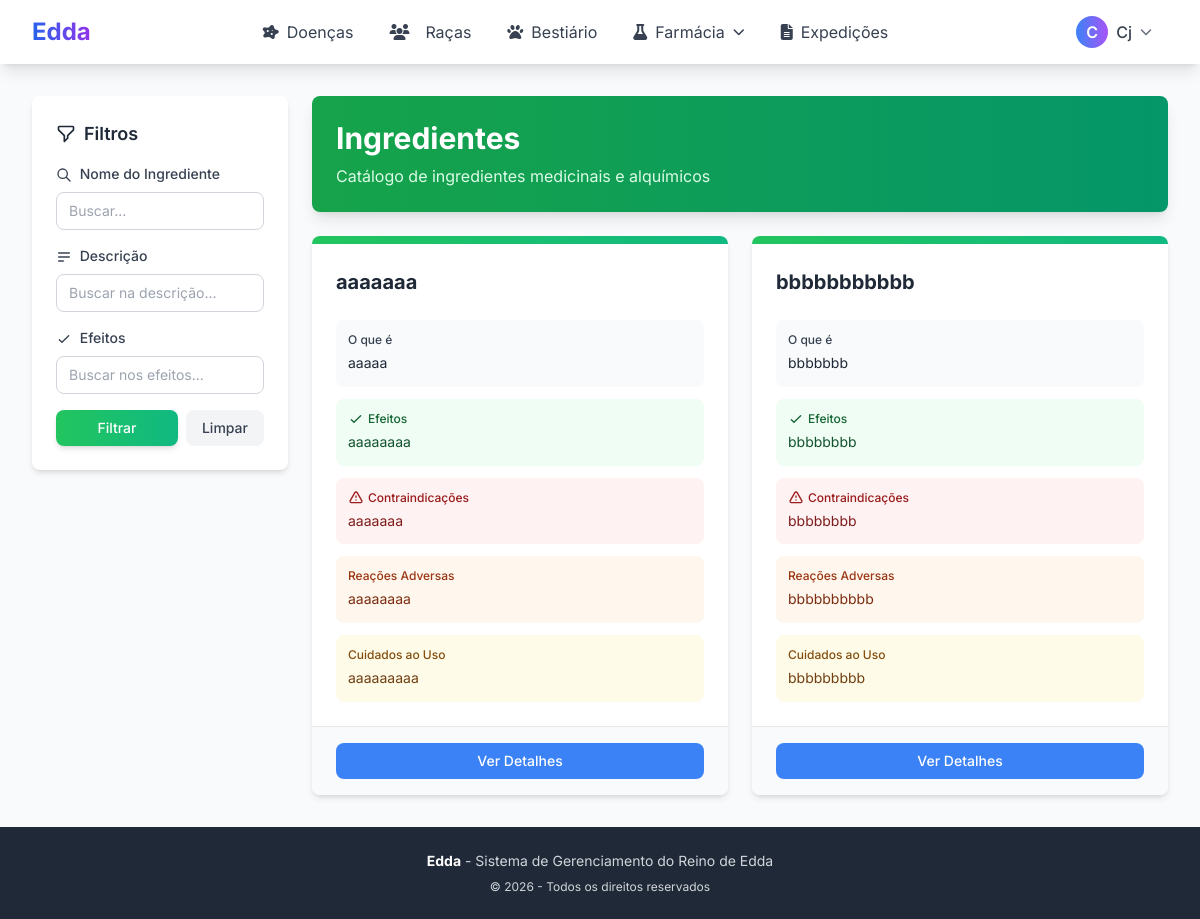
/ingredientes/ (signed in), run on an earlier commit of the app's database.
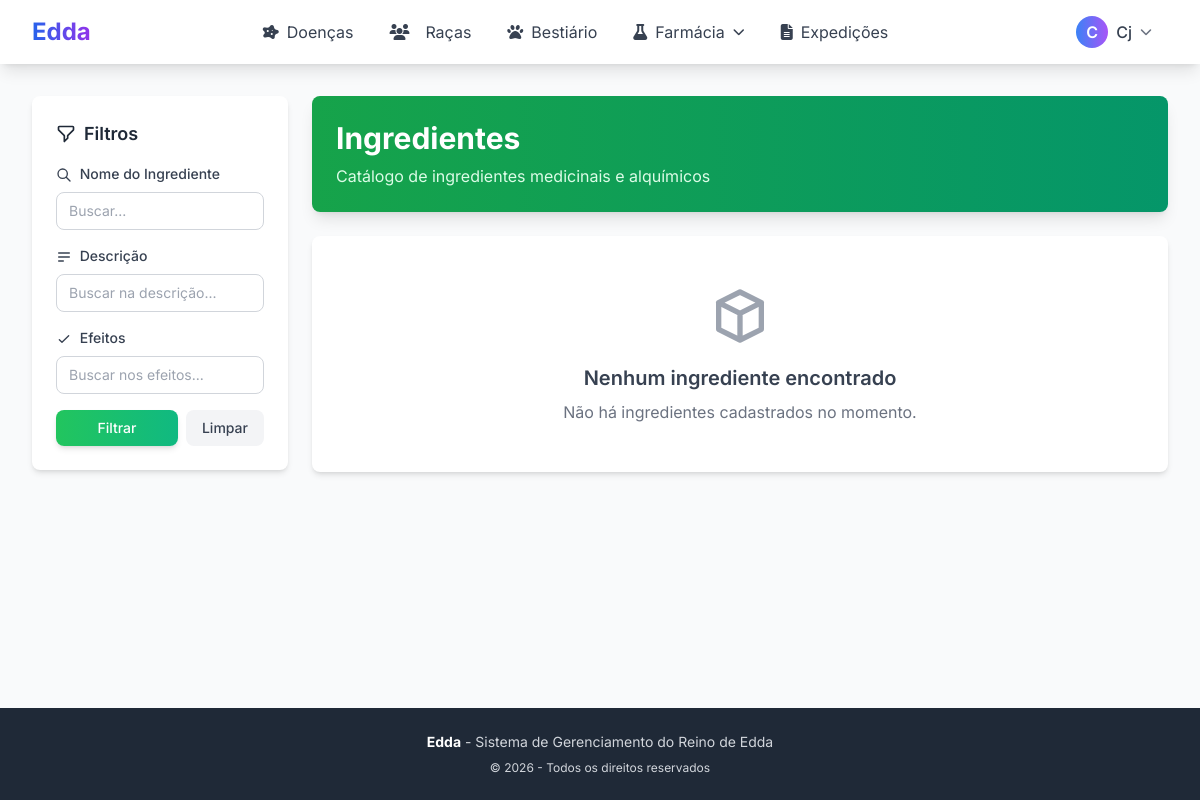
And on a later commit of the database.
### core/models.py (models this page shows, shortened)
class Ingrediente(models.Model):
    nome = models.CharField(max_length=200, unique=True, verbose_name="Nome")
    o_que_e = models.TextField(verbose_name="O que é", help_text="Descrição do ingrediente")
    o_que_faz = models.TextField(verbose_name="O que faz", help_text="Propriedades e efeitos do ingrediente")
    contra_indicacoes = models.TextField(blank=True, verbose_name="Contraindicações", help_text="Situações em que não deve ser usado")
    reacoes_adversas = models.TextField(blank=True, verbose_name="Reações adversas", help_text="Possíveis efeitos colaterais")
    cuidados_ao_uso = models.TextField(blank=True, verbose_name="Cuidados ao uso", help_text="Precauções necessárias")
    class Meta:
        verbose_name = "Ingrediente"
        verbose_name_plural = "Ingredientes"
        ordering = ['nome']

### core/views.py (the view)
# urls.py: path('ingredientes/', IngredienteListView.as_view(), name='ingrediente-list'),
class IngredienteListView(LoginRequiredMixin, ListView):
    model = Ingrediente
    template_name = 'core/ingrediente_list.html'
    context_object_name = 'ingredientes'
    def get_queryset(self):
        queryset = super().get_queryset()
        nome = self.request.GET.get('nome')
        if nome:
            queryset = queryset.filter(nome__icontains=nome)
        descricao = self.request.GET.get('descricao')
        if descricao:
            queryset = queryset.filter(o_que_e__icontains=descricao)
        efeitos = self.request.GET.get('efeitos')
        if efeitos:
            queryset = queryset.filter(o_que_faz__icontains=efeitos)
        busca = self.request.GET.get('busca')
        if busca:
            queryset = queryset.filter(
                Q(nome__icontains=busca) |
                Q(o_que_e__icontains=busca) |
                Q(o_que_faz__icontains=busca)
            )
        return queryset

### core/context_processors.py (called while the page is built)
def medico_context(request):
    is_medico = request.user.is_authenticated and request.user.tipo == 'MED'
    is_admin = request.user.is_authenticated and request.user.tipo == 'ADM'
    return {
        'is_medico': is_medico,
        'is_admin': is_admin,
        'is_medico_or_admin': is_medico or is_admin
    }

### core/templates/core/ingrediente_list.html (shortened to what the changed rows need)
{% extends 'core/base.html' %}
{% load static %}
{% block content %}
<div class="flex flex-col lg:flex-row gap-6">
    <main class="flex-1">
        <div class="bg-gradient-to-r from-green-600 to-emerald-600 rounded-lg shadow-lg p-6 mb-6">
            <h1 class="text-3xl font-bold text-white mb-2">Ingredientes</h1>
        </div>
        <div class="grid grid-cols-1 md:grid-cols-2 xl:grid-cols-3 gap-6">
            {% if ingredientes %}
                {% for ingrediente in ingredientes %}
                <div class="bg-white rounded-lg shadow-md hover:shadow-xl transition-all duration-300 overflow-hidden flex flex-col">
                    <div class="h-2 bg-gradient-to-r from-green-500 to-emerald-500"></div>
                    <div class="p-6 flex-1">
                        <div class="flex items-start justify-between mb-4">
                            <div class="flex-1">
                                <h3 class="text-xl font-bold text-gray-800 mb-2">{{ ingrediente.nome }}</h3>
                            </div>
                        </div>
                        {% if ingrediente.o_que_e %}
                        <div class="bg-gray-50 p-3 rounded-lg mb-3">
                            <p class="text-gray-700 text-xs font-medium mb-1">O que é</p>
                            <p class="text-gray-800 text-sm leading-relaxed">{{ ingrediente.o_que_e|truncatewords:20 }}</p>
                        </div>
                        {% else %}
                        <div class="bg-gray-50 p-3 rounded-lg mb-3">
                            <p class="text-gray-500 text-xs font-medium mb-1">O que é</p>
                            <p class="text-gray-400 text-sm italic">Não informado</p>
                        </div>
                        {% endif %}
                        {% if ingrediente.o_que_faz %}
                        <div class="bg-green-50 p-3 rounded-lg mb-3">
                            <p class="text-green-800 text-xs font-medium mb-1 flex items-center gap-1">
                                <svg class="w-4 h-4" fill="none" stroke="currentColor" viewBox="0 0 24 24">
                                    <path stroke-linecap="round" stroke-linejoin="round" stroke-width="2" d="M5 13l4 4L19 7"></path>
                                </svg>
                                Efeitos
                            </p>
                            <p class="text-green-900 text-sm leading-relaxed">{{ ingrediente.o_que_faz|truncatewords:15 }}</p>
                        </div>
                        {% else %}
                        <div class="bg-gray-50 p-3 rounded-lg mb-3">
                            <p class="text-gray-500 text-xs font-medium mb-1">Efeitos</p>
                            <p class="text-gray-400 text-sm italic">Não informado</p>
                        </div>
                        {% endif %}
                        {% if ingrediente.contra_indicacoes %}
                        <div class="bg-red-50 p-3 rounded-lg mb-3">
                            <p class="text-red-800 text-xs font-medium mb-1 flex items-center gap-1">
                                <svg class="w-4 h-4" fill="none" stroke="currentColor" viewBox="0 0 24 24">
                                    <path stroke-linecap="round" stroke-linejoin="round" stroke-width="2" d="M12 9v2m0 4h.01m-6.938 4h13.856c1.54 0 2.502-1.667 1.732-3L13.732 4c-.77-1.333-2.694-1.333-3.464 0L3.34 16c-.77 1.333.192 3 1.732 3z"></path>
                                </svg>
                                Contraindicações
                            </p>
                            <p class="text-red-900 text-sm leading-relaxed">{{ ingrediente.contra_indicacoes|truncatewords:12 }}</p>
                        </div>
                        {% endif %}
                        {% if ingrediente.reacoes_adversas %}
                        <div class="bg-orange-50 p-3 rounded-lg mb-3">
                            <p class="text-orange-800 text-xs font-medium mb-1">Reações Adversas</p>
                            <p class="text-orange-900 text-sm leading-relaxed">{{ ingrediente.reacoes_adversas|truncatewords:12 }}</p>
                        </div>
                        {% endif %}
                        {% if ingrediente.cuidados_ao_uso %}
                        <div class="bg-yellow-50 p-3 rounded-lg">
                            <p class="text-yellow-800 text-xs font-medium mb-1">Cuidados ao Uso</p>
                            <p class="text-yellow-900 text-sm leading-relaxed">{{ ingrediente.cuidados_ao_uso|truncatewords:12 }}</p>
                        </div>
                        {% endif %}
                    </div>
                    <div class="px-6 py-4 bg-gray-50 border-t border-gray-200">
                        <div class="flex gap-2">
                            <a href="{% url 'ingrediente-detail' ingrediente.pk %}"
                               class="flex-1 px-4 py-2 bg-blue-500 text-white rounded-lg hover:bg-blue-600 transition-colors duration-200 text-center text-sm font-medium">
                                Ver Detalhes
                            </a>
                        </div>
                    </div>
                </div>
                {% endfor %}
            {% else %}
                <div class="col-span-full bg-white rounded-lg shadow-md p-12 text-center">
                    {% if request.GET %}
                    <svg class="w-16 h-16 mx-auto text-gray-400 mb-4" fill="none" stroke="currentColor" viewBox="0 0 24 24">
                        <path stroke-linecap="round" stroke-linejoin="round" stroke-width="2" d="M21 21l-6-6m2-5a7 7 0 11-14 0 7 7 0 0114 0z"></path>
                    </svg>
                    <h3 class="text-xl font-semibold text-gray-700 mb-2">Nenhum resultado encontrado</h3>
                    <p class="text-gray-500 mb-4">Tente ajustar os filtros para encontrar ingredientes.</p>
                    <a href="{% url 'ingrediente-list' %}" class="inline-block px-4 py-2 bg-green-500 text-white rounded-lg hover:bg-green-600 transition-colors duration-200">
                        Limpar Filtros
                    </a>
                    {% else %}
                    <svg class="w-16 h-16 mx-auto text-gray-400 mb-4" fill="none" stroke="currentColor" viewBox="0 0 24 24">
                        <path stroke-linecap="round" stroke-linejoin="round" stroke-width="2" d="M20 7l-8-4-8 4m16 0l-8 4m8-4v10l-8 4m0-10L4 7m8 4v10M4 7v10l8 4"></path>
                    </svg>
                    <h3 class="text-xl font-semibold text-gray-700 mb-2">Nenhum ingrediente encontrado</h3>
                    <p class="text-gray-500">Não há ingredientes cadastrados no momento.</p>
                    {% endif %}
                </div>
            {% endif %}
        </div>
    </main>
</div>
{% endblock %}

What changed in the data, as far as the page shows it:
removed Ingrediente: nome "aaaaaaa", o_que_e "aaaaa", o_que_faz "aaaaaaaa", contra_indicacoes "aaaaaaa", reacoes_adversas "aaaaaaaa", cuidados_ao_uso "aaaaaaaaa"
removed Ingrediente: nome "bbbbbbbbbbb", o_que_e "bbbbbbb", o_que_faz "bbbbbbbb", contra_indicacoes "bbbbbbbb", reacoes_adversas "bbbbbbbbbb", cuidados_ao_uso "bbbbbbbbb"
Also different on the page:
text now shown: "Nenhum ingrediente encontrado Não há ingredientes cadastrados no momento."
